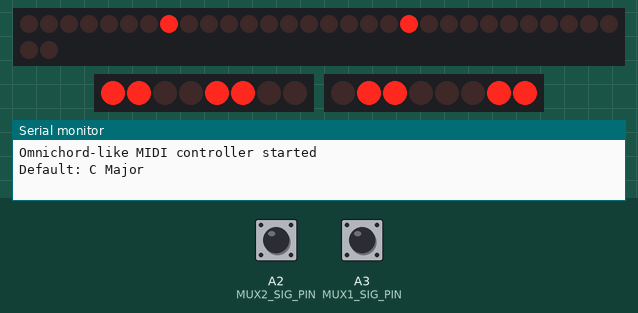
A sketch run on a simulated Arduino Leonardo, built with avr-gcc and run on an emulated ATmega32U4. On the bench: 32 shift-register outputs drawn as a row of LEDs (first output left, lit = HIGH), 2 × 8 shift-register outputs drawn as a row of LEDs (first output left, lit = HIGH), the last lines printed to the serial monitor. Wiring (inferred from the names in the program): 4 × shift register (74HC595): data pin 6; shift clock pin 7; latch pin 8; 2 × shift register (74HC595): data pin 4, shift clock pin 2, latch pin 5 / data pin 10, shift clock pin 12. Wiring (inferred from the signals the program sends): 3 × row of LEDs: on Q0, Q1, Q2, Q3, Q4, Q5, Q6, Q7, Q8, Q9, Q10, Q11, Q12, Q13, Q14, Q15, Q16, Q17, Q18, Q19, Q20, Q21, Q22, Q23, Q24, Q25, Q26, Q27, Q28, Q29, Q30, Q31 / on Q0, Q1, Q2, Q3, Q4, Q5, Q6, Q7 / on Q0, Q1, Q2, Q3, Q4, Q5, Q6, Q7. The test bench sets the inputs (shaded band); at power-on: A3 (MUX1_SIG_PIN) HIGH, A2 (MUX2_SIG_PIN) HIGH.

Above: at 1.2 s.
1.3 s: A3 (MUX1_SIG_PIN) pulled LOW for 1 s
At 3.6 s:
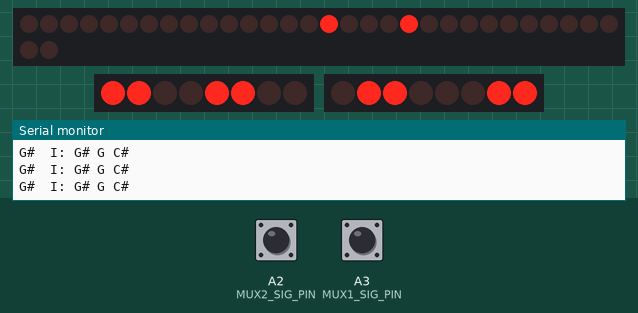
4.1 s: A2 (MUX2_SIG_PIN) pulled LOW for 0.15 s
At 4.8 s:
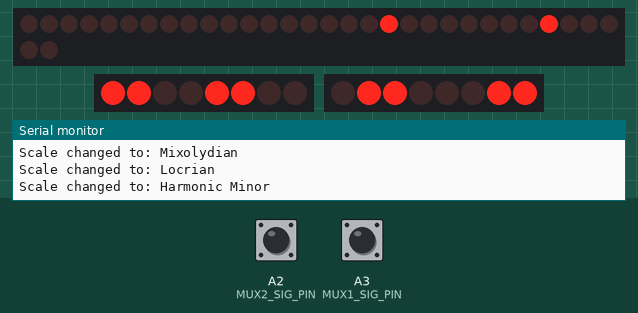
5.7 s: A3 (MUX1_SIG_PIN) pulled LOW for 0.15 s
At 6.6 s:
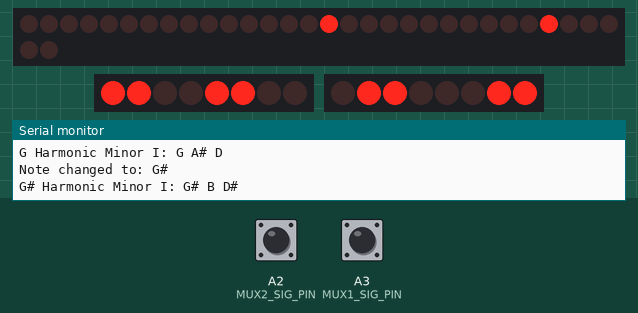
7.5 s: A2 (MUX2_SIG_PIN) pulled LOW for 1 s
At 8.8 s:
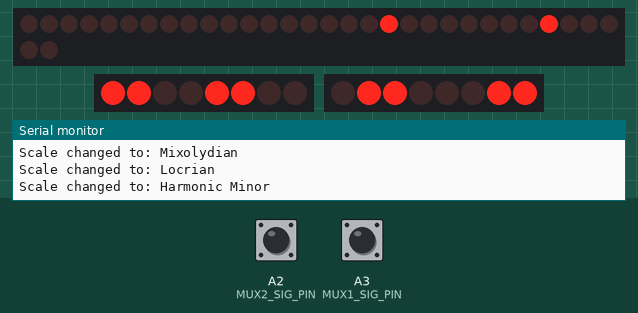
10.0 s: A2 (MUX2_SIG_PIN) pulled LOW for 0.15 s
11.6 s: A3 (MUX1_SIG_PIN) pulled LOW for 3.2 s
At 11.81 s:
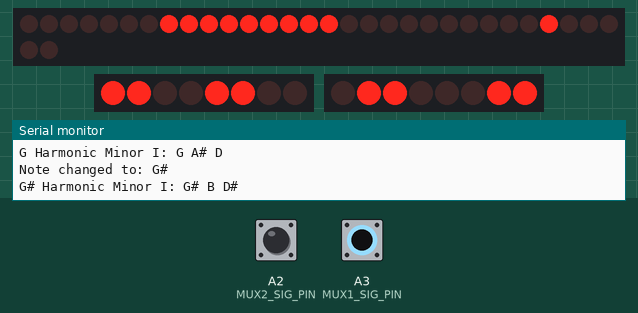
Timing chart, 0 to 14.6 s (numbered marks = the images above; inputs shaded):
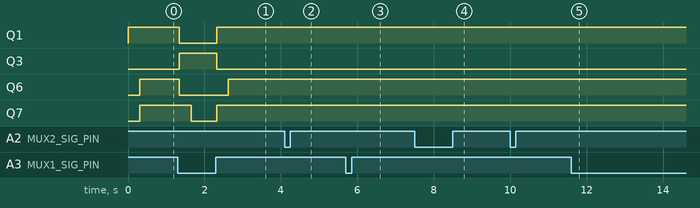

The sketch:

chord_box_rev1_09.ino
```cpp
#include <Arduino.h>
#include <MIDIUSB.h>

// ===================== Constants and Definitions =====================

struct Scale {
  const char* name;
  const int intervals[7];
};

const Scale scales[] = {
  {"Major", {0, 2, 4, 5, 7, 9, 11}},
  {"Minor", {0, 2, 3, 5, 7, 8, 10}},
  {"Dorian", {0, 2, 3, 5, 7, 9, 10}},
  {"Phrygian", {0, 1, 3, 5, 7, 8, 10}},
  {"Lydian", {0, 2, 4, 6, 7, 9, 11}},
  {"Mixolydian", {0, 2, 4, 5, 7, 9, 10}},
  {"Locrian", {0, 1, 3, 5, 6, 8, 10}},
  {"Harmonic Minor", {0, 2, 3, 5, 7, 8, 11}}
};
const int numScales = sizeof(scales) / sizeof(scales[0]);

// Chromatic scale
const char* chromaticScale[12] = {
  "C", "C#", "D", "D#", "E", "F",
  "F#", "G", "G#", "A", "A#", "B"
};

// Button Mapping
// Button 0-6: Chords I-VII (Momentary)
// Button 7-18: Notes C to B
// Button 19-26: Scales
const int NUM_BUTTONS = 27;

// Multiplexer Pin Definitions
// MUX1
#define MUX1_SIG_PIN A3
#define MUX1_S0_PIN 2
#define MUX1_S1_PIN 3
#define MUX1_S2_PIN 4
#define MUX1_S3_PIN 5

// MUX2
#define MUX2_SIG_PIN A2
#define MUX2_S0_PIN 12
#define MUX2_S1_PIN 11
#define MUX2_S2_PIN 10
#define MUX2_S3_PIN 9

// Shift Register Pin Definitions
#define SR_LATCH_PIN 8
#define SR_CLOCK_PIN 7
#define SR_DATA_PIN 6

// Numerals for Scales
const char* numerals[7] = {"I", "II", "III", "IV", "V", "VI", "VII"};

// State Arrays
bool buttonStates[NUM_BUTTONS] = { false };
bool prevButtonStates[NUM_BUTTONS] = { false };
bool currentlyHeldButtons[7] = { false }; // Track which numeral buttons are held

// Current Scale Information
int currentTonicIndex = 0; // C
int currentScaleIndex = 0; // Major

// Active Note and Scale Indices
int activeNoteIndex = 7;   // Default to C (button 7)
int activeScaleIndex = 19; // Default to Major (button 19)

// MIDI Note Management
struct MidiNote {
  uint8_t note;
  uint8_t velocity;
  bool active;
} activeNotes[3]; // Supports up to 3 notes (triad)

// Last pressed button tracking for replay functionality
unsigned long lastNoteChangeTime = 0;
unsigned long lastScaleChangeTime = 0;

// ===================== Helper Functions =====================

// Function to send MIDI Note On
inline void sendMidiNoteOn(uint8_t note, uint8_t velocity = 100) {
  midiEventPacket_t noteOn = {0x09, 0x90, note, velocity};
  MidiUSB.sendMIDI(noteOn);
  MidiUSB.flush();
}

// Function to send MIDI Note Off
inline void sendMidiNoteOff(uint8_t note) {
  midiEventPacket_t noteOff = {0x08, 0x80, note, 0};
  MidiUSB.sendMIDI(noteOff);
  MidiUSB.flush();
}

// Stop all currently playing notes
void stopAllNotes() {
  for (int i = 0; i < 3; i++) {
    if (activeNotes[i].active) {
      sendMidiNoteOff(activeNotes[i].note);
      activeNotes[i].active = false;
    }
  }
}

// Generate and play a chord based on the current note, scale, and numeral
void playChord(int numeralIndex) {
  // Calculate the actual notes based on scale intervals
  const int* intervals = scales[currentScaleIndex - 19].intervals;

  // Diatonic chord intervals (root, third, fifth)
  const int chordIntervals[3] = {0, 2, 4};

  // Base MIDI note (C4 = 60)
  int baseNote = 60 + (currentTonicIndex);

  // Calculate and play chord notes
  for (int i = 0; i < 3; i++) {
    // Find the scale degree
    int scaleDegree = (numeralIndex + chordIntervals[i]) % 7;

    // Get the interval from the scale
    int interval = intervals[scaleDegree];

    // Calculate actual MIDI note
    int midiNote = baseNote + interval;

    // Ensure proper octave (if needed)
    if (i > 0 && midiNote <= activeNotes[i-1].note) {
      midiNote += 12;
    }

    // Store and play the note
    activeNotes[i].note = midiNote;
    activeNotes[i].velocity = 100;
    activeNotes[i].active = true;

    sendMidiNoteOn(midiNote);
  }

  // Print chord information
  Serial.print(chromaticScale[currentTonicIndex]);
  Serial.print(" ");
  Serial.print(scales[currentScaleIndex - 19].name);
  Serial.print(" ");
  Serial.print(numerals[numeralIndex]);
  Serial.print(": ");

  // Get note names for the chord
  for (int i = 0; i < 3; i++) {
    int noteIndex = (activeNotes[i].note - 60) % 12;
    if (noteIndex < 0) noteIndex += 12;
    Serial.print(chromaticScale[noteIndex]);
    Serial.print(" ");
  }
  Serial.println();
}

// ===================== Hardware Interaction Functions =====================

// Write to shift registers to control LEDs
inline void writeShiftRegister(byte* states) {
  digitalWrite(SR_LATCH_PIN, LOW);
  for (int i = 3; i >= 0; i--) {
    shiftOut(SR_DATA_PIN, SR_CLOCK_PIN, MSBFIRST, states[i]);
  }
  digitalWrite(SR_LATCH_PIN, HIGH);
}

// Read a button state from a multiplexer
inline bool readMuxButton(int muxIndex, int buttonIndex) {
  int sigPin, s0Pin, s1Pin, s2Pin, s3Pin;

  if (muxIndex == 0) {
    sigPin = MUX1_SIG_PIN;
    s0Pin = MUX1_S0_PIN;
    s1Pin = MUX1_S1_PIN;
    s2Pin = MUX1_S2_PIN;
    s3Pin = MUX1_S3_PIN;
  } else {
    sigPin = MUX2_SIG_PIN;
    s0Pin = MUX2_S0_PIN;
    s1Pin = MUX2_S1_PIN;
    s2Pin = MUX2_S2_PIN;
    s3Pin = MUX2_S3_PIN;
  }

  // Set multiplexer address
  digitalWrite(s0Pin, (buttonIndex & 1) ? HIGH : LOW);
  digitalWrite(s1Pin, (buttonIndex & 2) ? HIGH : LOW);
  digitalWrite(s2Pin, (buttonIndex & 4) ? HIGH : LOW);
  digitalWrite(s3Pin, (buttonIndex & 8) ? HIGH : LOW);

  delayMicroseconds(10);              // Allow settling time
  return digitalRead(sigPin) == LOW;  // Button pressed is LOW
}

// ===================== Setup and Loop =====================

void setup() {
  Serial.begin(9600);

  // Initialize multiplexer control pins
  pinMode(MUX1_S0_PIN, OUTPUT);
  pinMode(MUX1_S1_PIN, OUTPUT);
  pinMode(MUX1_S2_PIN, OUTPUT);
  pinMode(MUX1_S3_PIN, OUTPUT);
  pinMode(MUX1_SIG_PIN, INPUT_PULLUP);

  pinMode(MUX2_S0_PIN, OUTPUT);
  pinMode(MUX2_S1_PIN, OUTPUT);
  pinMode(MUX2_S2_PIN, OUTPUT);
  pinMode(MUX2_S3_PIN, OUTPUT);
  pinMode(MUX2_SIG_PIN, INPUT_PULLUP);

  // Initialize shift register control pins
  pinMode(SR_LATCH_PIN, OUTPUT);
  pinMode(SR_CLOCK_PIN, OUTPUT);
  pinMode(SR_DATA_PIN, OUTPUT);

  // Initialize LED states - set C note and Major scale as defaults
  byte initialStates[4] = { 0 };
  initialStates[0] |= (1 << 7); // C note
  initialStates[2] |= (1 << 3); // Major scale
  writeShiftRegister(initialStates);

  // Set default states
  buttonStates[7] = true;  // C note
  buttonStates[19] = true; // Major scale

  Serial.println("Omnichord-like MIDI controller started");
  Serial.println("Default: C Major");
}

void loop() {
  byte shiftRegisterStates[4] = { 0 };

  // Fast reading of button states
  for (int i = 0; i < NUM_BUTTONS; i++) {
    // Skip disabled buttons (latch, bass, octave, chromatic, random, time, complexity, inversion)
    if (i == 27 || i == 28 || i == 29 || i == 30) continue;

    int muxIndex = (i < 16) ? 0 : 1;
    int muxButtonIndex = (i < 16) ? i : i - 16;

    bool isPressed = readMuxButton(muxIndex, muxButtonIndex);
    bool stateChanged = (isPressed != prevButtonStates[i]);
    prevButtonStates[i] = isPressed;

    if (stateChanged) {
      if (i <= 6) {
        // Numeral Buttons (I-VII): Momentary behavior
        if (isPressed) {
          // Button pressed
          currentlyHeldButtons[i] = true;
          stopAllNotes();
          playChord(i);
        } else {
          // Button released
          currentlyHeldButtons[i] = false;
          stopAllNotes();
        }
      } else if (i >= 7 && i <= 18) {
        // Note Buttons (C-B): Toggle with exclusive activation
        if (isPressed) {
          // Turn off previous note LED
          buttonStates[activeNoteIndex] = false;

          // Set new note
          activeNoteIndex = i;
          buttonStates[i] = true;
          currentTonicIndex = i - 7;

          Serial.print("Note changed to: ");
          Serial.println(chromaticScale[currentTonicIndex]);

          // Record timestamp for replay functionality
          lastNoteChangeTime = millis();

          // If any numeral buttons are held, play new chord
          for (int j = 0; j <= 6; j++) {
            if (currentlyHeldButtons[j]) {
              stopAllNotes();
              playChord(j);
              break;
            }
          }
        }
      } else if (i >= 19 && i <= 26) {
        // Scale Buttons: Toggle with exclusive activation
        if (isPressed) {
          // Turn off previous scale LED
          buttonStates[activeScaleIndex] = false;

          // Set new scale
          activeScaleIndex = i;
          buttonStates[i] = true;
          currentScaleIndex = i;

          Serial.print("Scale changed to: ");
          Serial.println(scales[currentScaleIndex - 19].name);

          // Record timestamp for replay functionality
          lastScaleChangeTime = millis();

          // If any numeral buttons are held, play new chord
          for (int j = 0; j <= 6; j++) {
            if (currentlyHeldButtons[j]) {
              stopAllNotes();
              playChord(j);
              break;
            }
          }
        }
      }
    }

    // Update shift register state for LEDs for this button
    if (buttonStates[i]) {
      shiftRegisterStates[i / 8] |= (1 << (i % 8));
    }
  }

  // Handle repeated presses (same note or scale) for replay functionality
  for (int i = 0; i <= 6; i++) {
    if (currentlyHeldButtons[i]) {
      bool notePressed = readMuxButton(0, activeNoteIndex);
      bool scalePressed = readMuxButton((activeScaleIndex < 16) ? 0 : 1,
                                       (activeScaleIndex < 16) ? activeScaleIndex : activeScaleIndex - 16);

      // If user presses the currently active note or scale again while holding a numeral
      if ((notePressed && (millis() - lastNoteChangeTime > 200)) ||
          (scalePressed && (millis() - lastScaleChangeTime > 200))) {
        // Replay the chord
        stopAllNotes();
        playChord(i);

        // Update timestamps
        if (notePressed) lastNoteChangeTime = millis();
        if (scalePressed) lastScaleChangeTime = millis();
      }
    }
  }

  // Write LED states
  writeShiftRegister(shiftRegisterStates);

  // Small delay for stability
  delay(10);
}
```

Measured:
- after the input at 1.3 s, Q1: HIGH → LOW at once, → HIGH 0.97 s later; Q3: LOW → HIGH at once, → LOW 0.97 s later; Q6: HIGH → LOW at once, → HIGH 1.3 s later; Q7: HIGH → LOW after 0.35 s, → HIGH 0.66 s later
